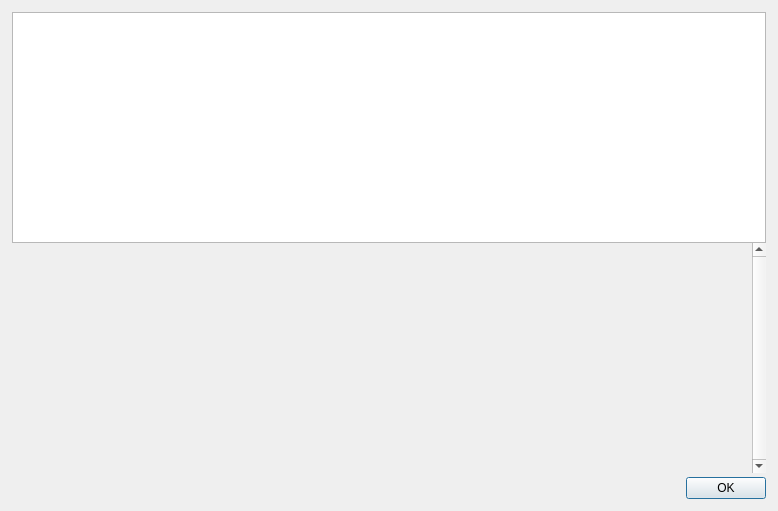
<?xml version="1.0" encoding="UTF-8"?>
<ui version="4.0">
 <class>HelpMessageDialog</class>
 <widget class="QDialog" name="HelpMessageDialog">
  <property name="geometry">
   <rect>
    <x>0</x>
    <y>0</y>
    <width>778</width>
    <height>511</height>
   </rect>
  </property>
  <layout class="QHBoxLayout" name="horizontalLayout_2">
   <property name="spacing">
    <number>0</number>
   </property>
   <property name="leftMargin">
    <number>12</number>
   </property>
   <property name="topMargin">
    <number>12</number>
   </property>
   <property name="rightMargin">
    <number>12</number>
   </property>
   <property name="bottomMargin">
    <number>12</number>
   </property>
   <item>
    <layout class="QVBoxLayout" name="verticalLayout">
     <property name="topMargin">
      <number>0</number>
     </property>
     <item>
      <widget class="QTextEdit" name="helpMessage">
       <property name="readOnly">
        <bool>true</bool>
       </property>
      </widget>
     </item>
     <item>
      <widget class="QScrollArea" name="scrollArea">
       <property name="frameShape">
        <enum>QFrame::NoFrame</enum>
       </property>
       <property name="verticalScrollBarPolicy">
        <enum>Qt::ScrollBarAlwaysOn</enum>
       </property>
       <property name="widgetResizable">
        <bool>true</bool>
       </property>
       <widget class="QWidget" name="scrollAreaWidgetContents">
        <property name="geometry">
         <rect>
          <x>0</x>
          <y>0</y>
          <width>736</width>
          <height>213</height>
         </rect>
        </property>
        <layout class="QVBoxLayout" name="verticalLayout_2">
         <item>
          <widget class="QLabel" name="aboutMessage">
           <property name="cursor">
            <cursorShape>IBeamCursor</cursorShape>
           </property>
           <property name="textFormat">
            <enum>Qt::PlainText</enum>
           </property>
           <property name="alignment">
            <set>Qt::AlignLeading|Qt::AlignLeft|Qt::AlignTop</set>
           </property>
           <property name="openExternalLinks">
            <bool>true</bool>
           </property>
           <property name="textInteractionFlags">
            <set>Qt::LinksAccessibleByMouse|Qt::TextSelectableByKeyboard|Qt::TextSelectableByMouse</set>
           </property>
          </widget>
         </item>
         <item alignment="Qt::AlignHCenter">
          <widget class="QLabel" name="aboutLogo">
           <property name="sizePolicy">
            <sizepolicy hsizetype="Preferred" vsizetype="Ignored">
             <horstretch>0</horstretch>
             <verstretch>0</verstretch>
            </sizepolicy>
           </property>
           <property name="maximumSize">
            <size>
             <width>100</width>
             <height>100</height>
            </size>
           </property>
           <property name="pixmap">
            <pixmap resource="../bitcoin.qrc">:/icons/bitcoin</pixmap>
           </property>
           <property name="scaledContents">
            <bool>true</bool>
           </property>
           <property name="alignment">
            <set>Qt::AlignLeading|Qt::AlignLeft|Qt::AlignTop</set>
           </property>
          </widget>
         </item>
        </layout>
       </widget>
      </widget>
     </item>
     <item>
      <spacer name="verticalSpacer">
       <property name="orientation">
        <enum>Qt::Vertical</enum>
       </property>
       <property name="sizeType">
        <enum>QSizePolicy::Fixed</enum>
       </property>
       <property name="sizeHint" stdset="0">
        <size>
         <width>4</width>
         <height>4</height>
        </size>
       </property>
      </spacer>
     </item>
     <item>
      <widget class="QDialogButtonBox" name="okButton">
       <property name="orientation">
        <enum>Qt::Horizontal</enum>
       </property>
       <property name="standardButtons">
        <set>QDialogButtonBox::Ok</set>
       </property>
      </widget>
     </item>
    </layout>
   </item>
   <item>
    <layout class="QVBoxLayout" name="verticalLayoutLogo" stretch="0">
     <property name="leftMargin">
      <number>0</number>
     </property>
     <property name="topMargin">
      <number>4</number>
     </property>
     <property name="rightMargin">
      <number>0</number>
     </property>
     <item>
      <widget class="QFrame" name="frame">
       <property name="frameShape">
        <enum>QFrame::NoFrame</enum>
       </property>
       <property name="frameShadow">
        <enum>QFrame::Raised</enum>
       </property>
      </widget>
     </item>
    </layout>
   </item>
  </layout>
 </widget>
 <resources>
  <include location="../bitcoin.qrc"/>
 </resources>
 <connections>
  <connection>
   <sender>okButton</sender>
   <signal>rejected()</signal>
   <receiver>HelpMessageDialog</receiver>
   <slot>reject()</slot>
   <hints>
    <hint type="sourcelabel">
     <x>20</x>
     <y>20</y>
    </hint>
    <hint type="destinationlabel">
     <x>20</x>
     <y>20</y>
    </hint>
   </hints>
  </connection>
  <connection>
   <sender>okButton</sender>
   <signal>accepted()</signal>
   <receiver>HelpMessageDialog</receiver>
   <slot>accept()</slot>
   <hints>
    <hint type="sourcelabel">
     <x>20</x>
     <y>20</y>
    </hint>
    <hint type="destinationlabel">
     <x>20</x>
     <y>20</y>
    </hint>
   </hints>
  </connection>
 </connections>
</ui>
